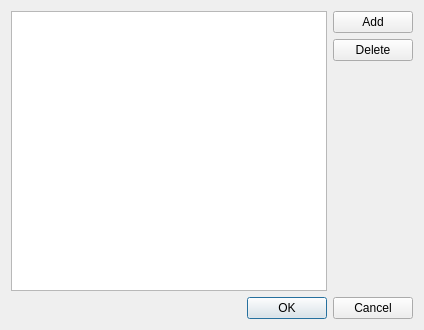
<?xml version="1.0" encoding="UTF-8"?>
<ui version="4.0">
 <class>propertiesDialog</class>
 <widget class="QDialog" name="propertiesDialog">
  <property name="geometry">
   <rect>
    <x>0</x>
    <y>0</y>
    <width>424</width>
    <height>330</height>
   </rect>
  </property>
  <property name="windowTitle">
   <string>Dialog</string>
  </property>
  <layout class="QGridLayout" name="gridLayout">
   <item row="0" column="0">
    <layout class="QHBoxLayout" name="horizontalLayout">
     <item>
      <widget class="QTableView" name="keyValueTableView">
       <property name="minimumSize">
        <size>
         <width>300</width>
         <height>250</height>
        </size>
       </property>
       <property name="sizeIncrement">
        <size>
         <width>300</width>
         <height>200</height>
        </size>
       </property>
       <property name="alternatingRowColors">
        <bool>true</bool>
       </property>
       <attribute name="horizontalHeaderStretchLastSection">
        <bool>true</bool>
       </attribute>
       <attribute name="verticalHeaderVisible">
        <bool>false</bool>
       </attribute>
      </widget>
     </item>
     <item>
      <layout class="QVBoxLayout" name="verticalLayout">
       <item>
        <widget class="QPushButton" name="addKeyValuePushButton">
         <property name="text">
          <string>Add</string>
         </property>
        </widget>
       </item>
       <item>
        <widget class="QPushButton" name="deleteKeyValuePushButton">
         <property name="text">
          <string>Delete</string>
         </property>
        </widget>
       </item>
       <item>
        <spacer name="verticalSpacer">
         <property name="orientation">
          <enum>Qt::Vertical</enum>
         </property>
         <property name="sizeHint" stdset="0">
          <size>
           <width>20</width>
           <height>40</height>
          </size>
         </property>
        </spacer>
       </item>
      </layout>
     </item>
    </layout>
   </item>
   <item row="1" column="0">
    <widget class="QDialogButtonBox" name="propertiesKeyValuebuttonBox">
     <property name="orientation">
      <enum>Qt::Horizontal</enum>
     </property>
     <property name="standardButtons">
      <set>QDialogButtonBox::Cancel|QDialogButtonBox::Ok</set>
     </property>
    </widget>
   </item>
  </layout>
 </widget>
 <resources/>
 <connections>
  <connection>
   <sender>propertiesKeyValuebuttonBox</sender>
   <signal>accepted()</signal>
   <receiver>propertiesDialog</receiver>
   <slot>accept()</slot>
   <hints>
    <hint type="sourcelabel">
     <x>248</x>
     <y>254</y>
    </hint>
    <hint type="destinationlabel">
     <x>157</x>
     <y>274</y>
    </hint>
   </hints>
  </connection>
  <connection>
   <sender>propertiesKeyValuebuttonBox</sender>
   <signal>rejected()</signal>
   <receiver>propertiesDialog</receiver>
   <slot>reject()</slot>
   <hints>
    <hint type="sourcelabel">
     <x>316</x>
     <y>260</y>
    </hint>
    <hint type="destinationlabel">
     <x>286</x>
     <y>274</y>
    </hint>
   </hints>
  </connection>
 </connections>
</ui>
